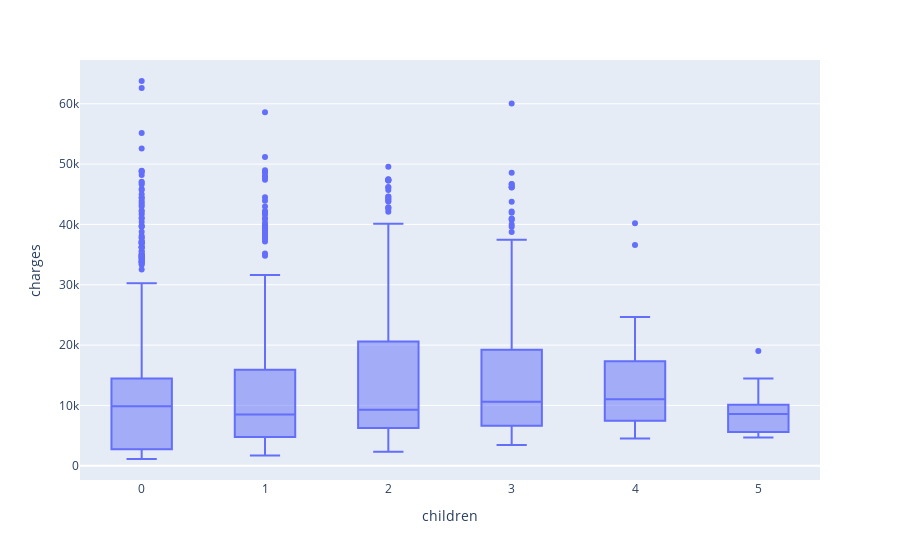

Source (notebook cell):
### Markdown cell above
Se observa un comportamiento desigual por smoker

### Code cell
# Boxplot charges según children
fig = px.box(df_raw, x="children", y="charges")
fig.show()

### Figure 1 — Plotly figure (JSON) as saved in the notebook; plotly's stock layout.template omitted (floating-point values rounded to 4 significant figures; data arrays with more than 128 entries replaced by an {"elided": "..."} marker saying what was removed)
{"data": [{"alignmentgroup": "True", "hovertemplate": "children=%{x}<br>charges=%{y}<extra></extra>", "legendgroup": "", "marker": {"color": "#636efa"}, "name": "", "notched": false, "offsetgroup": "", "orientation": "v", "showlegend": false, "type": "box", "x": {"elided": "1338 int values"}, "x0": " ", "xaxis": "x", "y": {"elided": "1338 float values"}, "y0": " ", "yaxis": "y"}], "layout": {"boxmode": "group", "legend": {"tracegroupgap": 0}, "margin": {"t": 60}, "xaxis": {"anchor": "y", "domain": [0, 1], "title": {"text": "children"}}, "yaxis": {"anchor": "x", "domain": [0, 1], "title": {"text": "charges"}}}}
